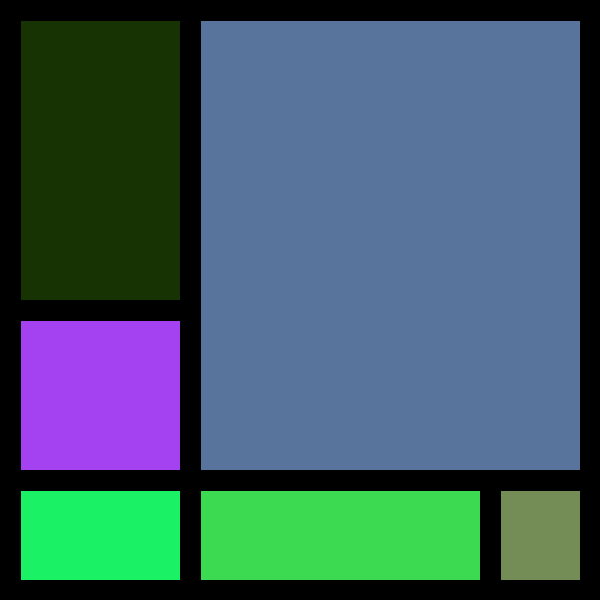
Frame 1 (no input)
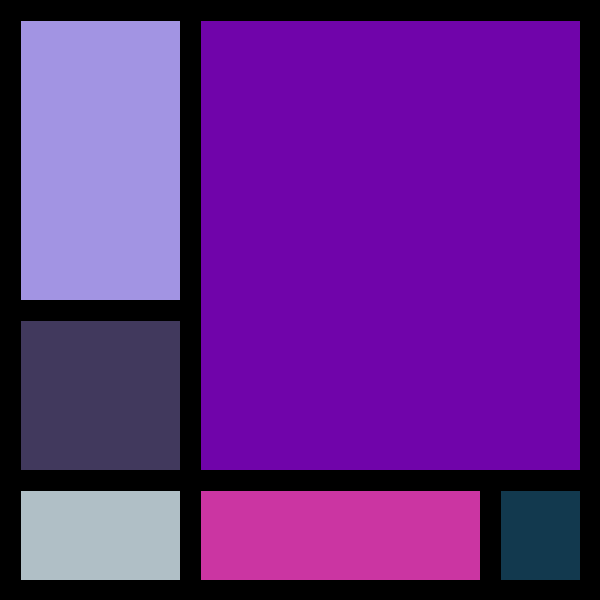
Frame 60 (the mouse pressed at the canvas centre just before this capture)
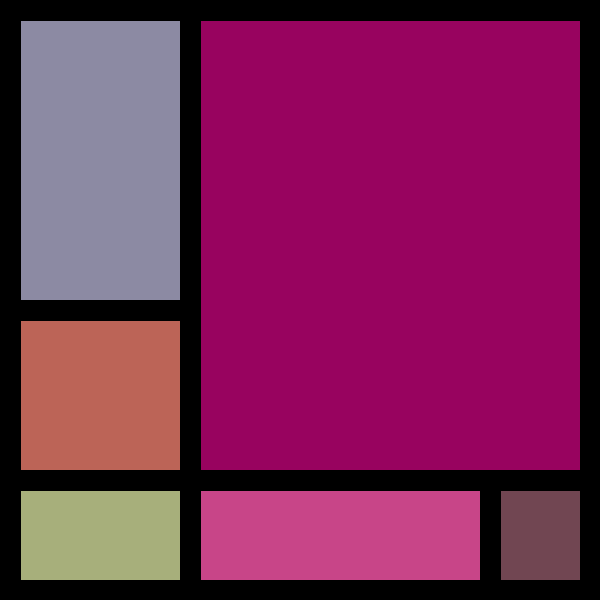
Frame 120 (the mouse held since frame 60 and released just before this capture)

The Processing sketch that drew these frames (run headless with seeded random() and noise(); from frame 60 on, the mouse is pressed at the canvas centre):

// Processing sketch: processing_182544
// ── processing_182544.pde

void setup(){
size ( 600 , 600 ) ;

background ( 0 ) ;
frameRate(4);
}
 void draw(){
   
   fill ( random(255) , random(255) , random(255) ) ;
   rect (20, 320, 160, 150 );
   
   fill ( random(255) , random(255) , random(255) ) ;
   rect (200, 490, 280, 90);
   
   fill ( random(255) , random(255) , random(255) ) ;
   rect (500, 490, 80, 90);
 
   fill ( random(255) , random(255) , random(255) ) ;
   rect (20, 20, 160, 280);
 
   fill ( random(255) , random(255) , random(255) ) ;
   rect (200, 20, 380, 450);
 
   fill ( random(255) , random(255) , random(255) ) ;
   rect (20, 490, 160, 90);
   
   
 }
